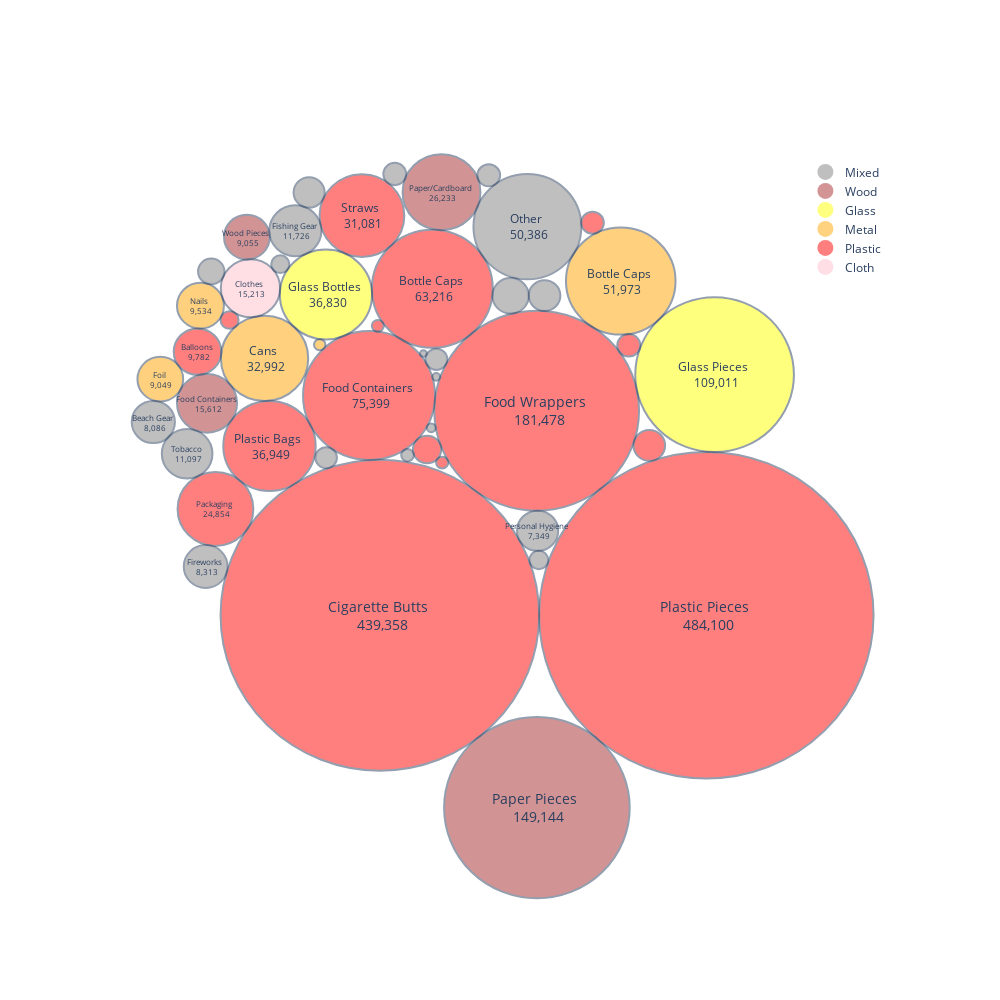

Notebook cell for this chart:
### Code cell
# Get data from 2013-2023 and make circle packing graph
fig = graph_maker.circle_packing_graph(plot_colors=None)
fig.show()

### Figure 1 — Plotly figure (JSON) as saved in the notebook; plotly's stock layout.template omitted (floating-point values rounded to 4 significant figures)
{"data": [{"marker": {"color": "grey", "opacity": 0.5, "size": 20, "symbol": "circle"}, "mode": "markers", "name": "Mixed", "showlegend": true, "type": "scatter", "x": [null], "y": [null]}, {"marker": {"color": "brown", "opacity": 0.5, "size": 20, "symbol": "circle"}, "mode": "markers", "name": "Wood", "showlegend": true, "type": "scatter", "x": [null], "y": [null]}, {"marker": {"color": "yellow", "opacity": 0.5, "size": 20, "symbol": "circle"}, "mode": "markers", "name": "Glass", "showlegend": true, "type": "scatter", "x": [null], "y": [null]}, {"marker": {"color": "orange", "opacity": 0.5, "size": 20, "symbol": "circle"}, "mode": "markers", "name": "Metal", "showlegend": true, "type": "scatter", "x": [null], "y": [null]}, {"marker": {"color": "red", "opacity": 0.5, "size": 20, "symbol": "circle"}, "mode": "markers", "name": "Plastic", "showlegend": true, "type": "scatter", "x": [null], "y": [null]}, {"marker": {"color": "pink", "opacity": 0.5, "size": 20, "symbol": "circle"}, "mode": "markers", "name": "Cloth", "showlegend": true, "type": "scatter", "x": [null], "y": [null]}], "layout": {"annotations": [{"font": {"size": 14}, "hovertext": "Plastic Pieces <br> 484,100", "showarrow": false, "text": "Plastic Pieces <br> 484,100", "x": 0.5159, "y": -0.2694}, {"font": {"size": 14}, "hovertext": "Cigarette Butts <br> 439,358", "showarrow": false, "text": "Cigarette Butts <br> 439,358", "x": -0.3004, "y": -0.2694}, {"font": {"size": 14}, "hovertext": "Food Wrappers <br> 181,478", "showarrow": false, "text": "Food Wrappers <br> 181,478", "x": 0.09167, "y": 0.2543}, {"font": {"size": 14}, "hovertext": "Paper Pieces <br> 149,144", "showarrow": false, "text": "Paper Pieces <br> 149,144", "x": 0.09225, "y": -0.7624}, {"font": {"size": 12}, "hovertext": "Glass Pieces <br> 109,011", "showarrow": false, "text": "Glass Pieces <br> 109,011", "x": 0.5365, "y": 0.3466}, {"font": {"size": 12}, "hovertext": "Food Containers <br> 75,399", "showarrow": false, "text": "Food Containers <br> 75,399", "x": -0.3274, "y": 0.2931}, {"font": {"size": 12}, "hovertext": "Bottle Caps <br> 63,216", "showarrow": false, "text": "Bottle Caps <br> 63,216", "x": -0.1692, "y": 0.5667}, {"font": {"size": 12}, "hovertext": "Bottle Caps <br> 51,973", "showarrow": false, "text": "Bottle Caps <br> 51,973", "x": 0.3019, "y": 0.5862}, {"font": {"size": 12}, "hovertext": "Other <br> 50,386", "showarrow": false, "text": "Other <br> 50,386", "x": 0.06851, "y": 0.7256}, {"font": {"size": 12}, "hovertext": "Plastic Bags <br> 36,949", "showarrow": false, "text": "Plastic Bags <br> 36,949", "x": -0.5763, "y": 0.1639}, {"font": {"size": 12}, "hovertext": "Glass Bottles <br> 36,830", "showarrow": false, "text": "Glass Bottles <br> 36,830", "x": -0.4351, "y": 0.5519}, {"font": {"size": 12}, "hovertext": "Cans <br> 32,992", "showarrow": false, "text": "Cans <br> 32,992", "x": -0.5886, "y": 0.3882}, {"font": {"size": 12}, "hovertext": "Straws <br> 31,081", "showarrow": false, "text": "Straws <br> 31,081", "x": -0.3451, "y": 0.754}, {"font": {"size": 8}, "hovertext": "Paper/Cardboard <br> 26,233", "showarrow": false, "text": "Paper/Cardboard <br> 26,233", "x": -0.1462, "y": 0.814}, {"font": {"size": 8}, "hovertext": "Packaging <br> 24,854", "showarrow": false, "text": "Packaging <br> 24,854", "x": -0.7113, "y": 0.002777}, {"font": {"size": 8}, "hovertext": "Food Containers <br> 15,612", "showarrow": false, "text": "Food Containers <br> 15,612", "x": -0.7325, "y": 0.2731}, {"font": {"size": 8}, "hovertext": "Clothes <br> 15,213", "showarrow": false, "text": "Clothes <br> 15,213", "x": -0.6238, "y": 0.568}, {"font": {"size": 8}, "hovertext": "Fishing Gear <br> 11,726", "showarrow": false, "text": "Fishing Gear <br> 11,726", "x": -0.5117, "y": 0.7152}, {"font": {"size": 8}, "hovertext": "Tobacco <br> 11,097", "showarrow": false, "text": "Tobacco <br> 11,097", "x": -0.7822, "y": 0.144}, {"font": {"size": 8}, "hovertext": "Balloons <br> 9,782", "showarrow": false, "text": "Balloons <br> 9,782", "x": -0.7563, "y": 0.4055}, {"font": {"size": 8}, "hovertext": "Nails <br> 9,534", "showarrow": false, "text": "Nails <br> 9,534", "x": -0.7489, "y": 0.5233}, {"font": {"size": 8}, "hovertext": "Wood Pieces <br> 9,055", "showarrow": false, "text": "Wood Pieces <br> 9,055", "x": -0.6328, "y": 0.6989}, {"font": {"size": 8}, "hovertext": "Foil <br> 9,049", "showarrow": false, "text": "Foil <br> 9,049", "x": -0.8492, "y": 0.3352}, {"font": {"size": 8}, "hovertext": "Fireworks <br> 8,313", "showarrow": false, "text": "Fireworks <br> 8,313", "x": -0.7358, "y": -0.1447}, {"font": {"size": 8}, "hovertext": "Beach Gear <br> 8,086", "showarrow": false, "text": "Beach Gear <br> 8,086", "x": -0.8667, "y": 0.2254}, {"font": {"size": 8}, "hovertext": "Personal Hygiene <br> 7,349", "showarrow": false, "text": "Personal Hygiene <br> 7,349", "x": 0.09397, "y": -0.05315}, {"font": {"size": 8}, "hovertext": "Lighters <br> 5,726", "showarrow": false, "text": "", "x": 0.02649, "y": 0.5486}, {"font": {"size": 8}, "hovertext": "Bandaids <br> 4,319", "showarrow": false, "text": "", "x": 0.1114, "y": 0.549}, {"font": {"size": 8}, "hovertext": "Lids <br> 4,310", "showarrow": false, "text": "", "x": 0.3733, "y": 0.1653}, {"font": {"size": 8}, "hovertext": "Construction Materials <br> 4,176", "showarrow": false, "text": "", "x": -0.4772, "y": 0.8132}, {"font": {"size": 8}, "hovertext": "Utensils <br> 3,473", "showarrow": false, "text": "", "x": -0.1822, "y": 0.155}, {"font": {"size": 8}, "hovertext": "Strapping Bands <br> 3,003", "showarrow": false, "text": "", "x": -0.7219, "y": 0.6109}, {"font": {"size": 8}, "hovertext": "6-Pack Holders <br> 2,294", "showarrow": false, "text": "", "x": 0.322, "y": 0.4217}, {"font": {"size": 8}, "hovertext": "PPE <br> 2,254", "showarrow": false, "text": "", "x": -0.2631, "y": 0.8605}, {"font": {"size": 8}, "hovertext": "Batteries <br> 2,241", "showarrow": false, "text": "", "x": -0.0281, "y": 0.8572}, {"font": {"size": 8}, "hovertext": "Bottles <br> 2,216", "showarrow": false, "text": "", "x": 0.2313, "y": 0.7357}, {"font": {"size": 8}, "hovertext": "Syringes <br> 2,059", "showarrow": false, "text": "", "x": -0.1591, "y": 0.3859}, {"font": {"size": 8}, "hovertext": "Footwear <br> 2,006", "showarrow": false, "text": "", "x": -0.4346, "y": 0.134}, {"font": {"size": 8}, "hovertext": "Cigar Tips <br> 1,537", "showarrow": false, "text": "", "x": 0.09707, "y": -0.1281}, {"font": {"size": 8}, "hovertext": "Rope <br> 1,423", "showarrow": false, "text": "", "x": -0.5492, "y": 0.6295}, {"font": {"size": 8}, "hovertext": "Beverage Bottles <br> 1,413", "showarrow": false, "text": "", "x": -0.6761, "y": 0.4866}, {"font": {"size": 8}, "hovertext": "Tires <br> 684", "showarrow": false, "text": "", "x": -0.2312, "y": 0.1402}, {"font": {"size": 8}, "hovertext": "Bagged Pet Waste <br> 636", "showarrow": false, "text": "", "x": -0.1446, "y": 0.1213}, {"font": {"size": 8}, "hovertext": "Beverage Pouches <br> 625", "showarrow": false, "text": "", "x": -0.3055, "y": 0.4718}, {"font": {"size": 8}, "hovertext": "Appliances <br> 564", "showarrow": false, "text": "", "x": -0.4507, "y": 0.4233}, {"font": {"size": 8}, "hovertext": "E-Waste <br> 347", "showarrow": false, "text": "", "x": -0.1718, "y": 0.2105}, {"font": {"size": 8}, "hovertext": "Car Parts <br> 260", "showarrow": false, "text": "", "x": -0.1594, "y": 0.3409}, {"font": {"size": 8}, "hovertext": "Bikes <br> 199", "showarrow": false, "text": "", "x": -0.1915, "y": 0.4009}], "autosize": false, "height": 1000, "legend": {"x": 0.96, "xanchor": "right", "y": 0.93, "yanchor": "top"}, "plot_bgcolor": "rgba(0, 0, 0, 0)", "shapes": [{"fillcolor": "red", "line": {"width": 2}, "opacity": 0.5, "type": "circle", "x0": 0.09787, "x1": 0.9339, "xref": "x", "y0": -0.6874, "y1": 0.1486, "yref": "y"}, {"fillcolor": "red", "line": {"width": 2}, "opacity": 0.5, "type": "circle", "x0": -0.6986, "x1": 0.09787, "xref": "x", "y0": -0.6676, "y1": 0.1288, "yref": "y"}, {"fillcolor": "red", "line": {"width": 2}, "opacity": 0.5, "type": "circle", "x0": -0.1643, "x1": 0.3476, "xref": "x", "y0": -0.00165, "y1": 0.5102, "yref": "y"}, {"fillcolor": "brown", "line": {"width": 2}, "opacity": 0.5, "type": "circle", "x0": -0.1398, "x1": 0.3243, "xref": "x", "y0": -0.9944, "y1": -0.5304, "yref": "y"}, {"fillcolor": "yellow", "line": {"width": 2}, "opacity": 0.5, "type": "circle", "x0": 0.3381, "x1": 0.7348, "xref": "x", "y0": 0.1483, "y1": 0.545, "yref": "y"}, {"fillcolor": "red", "line": {"width": 2}, "opacity": 0.5, "type": "circle", "x0": -0.4924, "x1": -0.1625, "xref": "x", "y0": 0.1282, "y1": 0.4581, "yref": "y"}, {"fillcolor": "red", "line": {"width": 2}, "opacity": 0.5, "type": "circle", "x0": -0.3202, "x1": -0.01813, "xref": "x", "y0": 0.4156, "y1": 0.7177, "yref": "y"}, {"fillcolor": "orange", "line": {"width": 2}, "opacity": 0.5, "type": "circle", "x0": 0.1649, "x1": 0.4388, "xref": "x", "y0": 0.4493, "y1": 0.7232, "yref": "y"}, {"fillcolor": "grey", "line": {"width": 2}, "opacity": 0.5, "type": "circle", "x0": -0.06635, "x1": 0.2034, "xref": "x", "y0": 0.5907, "y1": 0.8604, "yref": "y"}, {"fillcolor": "red", "line": {"width": 2}, "opacity": 0.5, "type": "circle", "x0": -0.6918, "x1": -0.4608, "xref": "x", "y0": 0.0484, "y1": 0.2794, "yref": "y"}, {"fillcolor": "yellow", "line": {"width": 2}, "opacity": 0.5, "type": "circle", "x0": -0.5504, "x1": -0.3198, "xref": "x", "y0": 0.4366, "y1": 0.6672, "yref": "y"}, {"fillcolor": "orange", "line": {"width": 2}, "opacity": 0.5, "type": "circle", "x0": -0.6977, "x1": -0.4795, "xref": "x", "y0": 0.279, "y1": 0.4973, "yref": "y"}, {"fillcolor": "red", "line": {"width": 2}, "opacity": 0.5, "type": "circle", "x0": -0.451, "x1": -0.2392, "xref": "x", "y0": 0.6481, "y1": 0.8599, "yref": "y"}, {"fillcolor": "brown", "line": {"width": 2}, "opacity": 0.5, "type": "circle", "x0": -0.2435, "x1": -0.04887, "xref": "x", "y0": 0.7167, "y1": 0.9113, "yref": "y"}, {"fillcolor": "red", "line": {"width": 2}, "opacity": 0.5, "type": "circle", "x0": -0.8061, "x1": -0.6166, "xref": "x", "y0": -0.09194, "y1": 0.09749, "yref": "y"}, {"fillcolor": "brown", "line": {"width": 2}, "opacity": 0.5, "type": "circle", "x0": -0.8075, "x1": -0.6574, "xref": "x", "y0": 0.1981, "y1": 0.3482, "yref": "y"}, {"fillcolor": "pink", "line": {"width": 2}, "opacity": 0.5, "type": "circle", "x0": -0.6979, "x1": -0.5497, "xref": "x", "y0": 0.4939, "y1": 0.6421, "yref": "y"}, {"fillcolor": "grey", "line": {"width": 2}, "opacity": 0.5, "type": "circle", "x0": -0.5767, "x1": -0.4466, "xref": "x", "y0": 0.6502, "y1": 0.7803, "yref": "y"}, {"fillcolor": "grey", "line": {"width": 2}, "opacity": 0.5, "type": "circle", "x0": -0.8455, "x1": -0.7189, "xref": "x", "y0": 0.08072, "y1": 0.2073, "yref": "y"}, {"fillcolor": "red", "line": {"width": 2}, "opacity": 0.5, "type": "circle", "x0": -0.8157, "x1": -0.6968, "xref": "x", "y0": 0.3461, "y1": 0.4649, "yref": "y"}, {"fillcolor": "orange", "line": {"width": 2}, "opacity": 0.5, "type": "circle", "x0": -0.8075, "x1": -0.6902, "xref": "x", "y0": 0.4647, "y1": 0.582, "yref": "y"}, {"fillcolor": "brown", "line": {"width": 2}, "opacity": 0.5, "type": "circle", "x0": -0.69, "x1": -0.5756, "xref": "x", "y0": 0.6418, "y1": 0.7561, "yref": "y"}, {"fillcolor": "orange", "line": {"width": 2}, "opacity": 0.5, "type": "circle", "x0": -0.9064, "x1": -0.7921, "xref": "x", "y0": 0.278, "y1": 0.3923, "yref": "y"}, {"fillcolor": "grey", "line": {"width": 2}, "opacity": 0.5, "type": "circle", "x0": -0.7906, "x1": -0.6811, "xref": "x", "y0": -0.1995, "y1": -0.08991, "yref": "y"}, {"fillcolor": "grey", "line": {"width": 2}, "opacity": 0.5, "type": "circle", "x0": -0.9207, "x1": -0.8127, "xref": "x", "y0": 0.1713, "y1": 0.2794, "yref": "y"}, {"fillcolor": "grey", "line": {"width": 2}, "opacity": 0.5, "type": "circle", "x0": 0.04247, "x1": 0.1455, "xref": "x", "y0": -0.1047, "y1": -0.001641, "yref": "y"}, {"fillcolor": "grey", "line": {"width": 2}, "opacity": 0.5, "type": "circle", "x0": -0.01897, "x1": 0.07195, "xref": "x", "y0": 0.5031, "y1": 0.594, "yref": "y"}, {"fillcolor": "grey", "line": {"width": 2}, "opacity": 0.5, "type": "circle", "x0": 0.07195, "x1": 0.1509, "xref": "x", "y0": 0.5096, "y1": 0.5885, "yref": "y"}, {"fillcolor": "red", "line": {"width": 2}, "opacity": 0.5, "type": "circle", "x0": 0.3339, "x1": 0.4128, "xref": "x", "y0": 0.1258, "y1": 0.2047, "yref": "y"}, {"fillcolor": "grey", "line": {"width": 2}, "opacity": 0.5, "type": "circle", "x0": -0.516, "x1": -0.4384, "xref": "x", "y0": 0.7744, "y1": 0.852, "yref": "y"}, {"fillcolor": "red", "line": {"width": 2}, "opacity": 0.5, "type": "circle", "x0": -0.2177, "x1": -0.1468, "xref": "x", "y0": 0.1196, "y1": 0.1905, "yref": "y"}, {"fillcolor": "grey", "line": {"width": 2}, "opacity": 0.5, "type": "circle", "x0": -0.7548, "x1": -0.689, "xref": "x", "y0": 0.5779, "y1": 0.6438, "yref": "y"}, {"fillcolor": "red", "line": {"width": 2}, "opacity": 0.5, "type": "circle", "x0": 0.2932, "x1": 0.3507, "xref": "x", "y0": 0.3929, "y1": 0.4505, "yref": "y"}, {"fillcolor": "grey", "line": {"width": 2}, "opacity": 0.5, "type": "circle", "x0": -0.2916, "x1": -0.2346, "xref": "x", "y0": 0.832, "y1": 0.889, "yref": "y"}, {"fillcolor": "grey", "line": {"width": 2}, "opacity": 0.5, "type": "circle", "x0": -0.05654, "x1": 0.0003389, "xref": "x", "y0": 0.8288, "y1": 0.8857, "yref": "y"}, {"fillcolor": "red", "line": {"width": 2}, "opacity": 0.5, "type": "circle", "x0": 0.2031, "x1": 0.2596, "xref": "x", "y0": 0.7074, "y1": 0.7639, "yref": "y"}, {"fillcolor": "grey", "line": {"width": 2}, "opacity": 0.5, "type": "circle", "x0": -0.1863, "x1": -0.1318, "xref": "x", "y0": 0.3587, "y1": 0.4132, "yref": "y"}, {"fillcolor": "grey", "line": {"width": 2}, "opacity": 0.5, "type": "circle", "x0": -0.4615, "x1": -0.4077, "xref": "x", "y0": 0.1071, "y1": 0.1609, "yref": "y"}, {"fillcolor": "grey", "line": {"width": 2}, "opacity": 0.5, "type": "circle", "x0": 0.07352, "x1": 0.1206, "xref": "x", "y0": -0.1517, "y1": -0.1046, "yref": "y"}, {"fillcolor": "grey", "line": {"width": 2}, "opacity": 0.5, "type": "circle", "x0": -0.5718, "x1": -0.5265, "xref": "x", "y0": 0.6069, "y1": 0.6522, "yref": "y"}, {"fillcolor": "red", "line": {"width": 2}, "opacity": 0.5, "type": "circle", "x0": -0.6987, "x1": -0.6535, "xref": "x", "y0": 0.464, "y1": 0.5092, "yref": "y"}, {"fillcolor": "grey", "line": {"width": 2}, "opacity": 0.5, "type": "circle", "x0": -0.2469, "x1": -0.2155, "xref": "x", "y0": 0.1245, "y1": 0.156, "yref": "y"}, {"fillcolor": "red", "line": {"width": 2}, "opacity": 0.5, "type": "circle", "x0": -0.1597, "x1": -0.1294, "xref": "x", "y0": 0.1062, "y1": 0.1365, "yref": "y"}, {"fillcolor": "red", "line": {"width": 2}, "opacity": 0.5, "type": "circle", "x0": -0.3205, "x1": -0.2905, "xref": "x", "y0": 0.4568, "y1": 0.4868, "yref": "y"}, {"fillcolor": "orange", "line": {"width": 2}, "opacity": 0.5, "type": "circle", "x0": -0.465, "x1": -0.4364, "xref": "x", "y0": 0.409, "y1": 0.4375, "yref": "y"}, {"fillcolor": "grey", "line": {"width": 2}, "opacity": 0.5, "type": "circle", "x0": -0.183, "x1": -0.1607, "xref": "x", "y0": 0.1993, "y1": 0.2217, "yref": "y"}, {"fillcolor": "grey", "line": {"width": 2}, "opacity": 0.5, "type": "circle", "x0": -0.1691, "x1": -0.1497, "xref": "x", "y0": 0.3312, "y1": 0.3506, "yref": "y"}, {"fillcolor": "grey", "line": {"width": 2}, "opacity": 0.5, "type": "circle", "x0": -0.2, "x1": -0.183, "xref": "x", "y0": 0.3924, "y1": 0.4094, "yref": "y"}], "width": 1000, "xaxis": {"range": [-1.05, 1.05], "showgrid": false, "showticklabels": false, "zeroline": false}, "yaxis": {"range": [-1.05, 1.05], "showgrid": false, "showticklabels": false, "zeroline": false}}}
